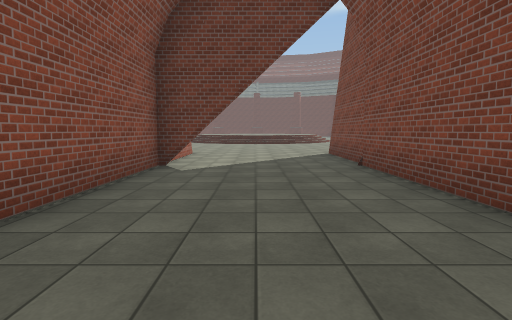
View 1 (above)

24 first-person views from a walk through a 3-D level made in the Unity game engine. The camera is 1.5 m above the floor, tilts 6° down and sees 85° across. The floor is counted in squares, 2 m on a side. Each view is taken from the middle of a square. On the plan, view 1 faces up. The plan holds only what a view shows up to about 10 squares ahead; the rest is blank. The place goes on beyond the plan. Surface patterns are stand-ins for the level's own textures.

View 2
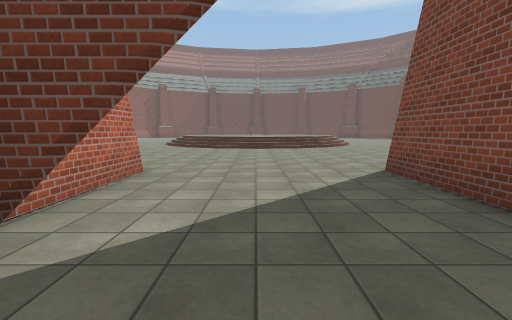

View 3
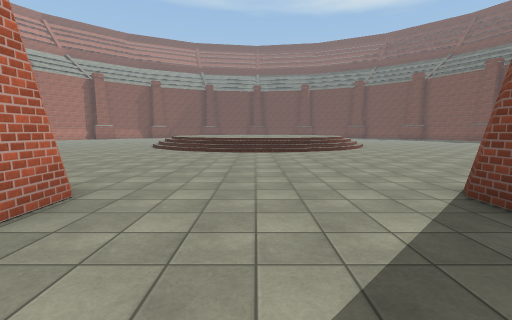

View 4
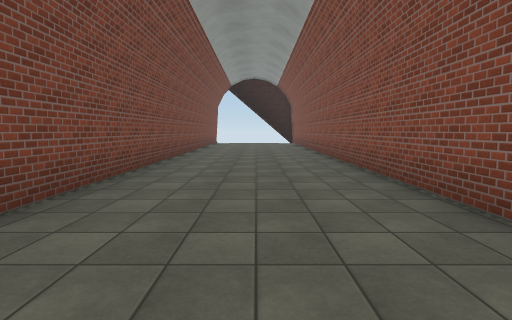

View 5
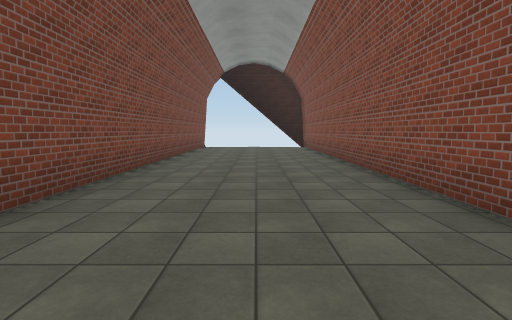

View 6
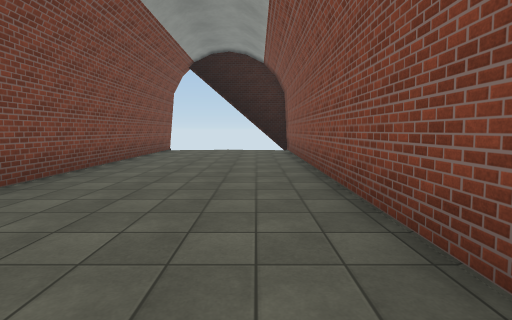

View 7
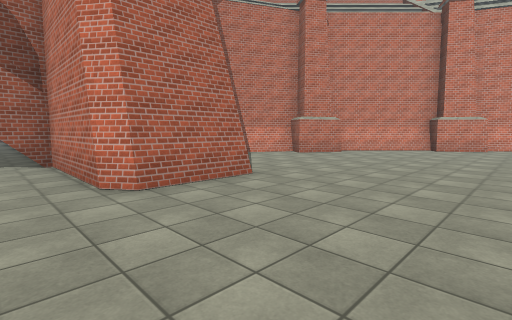

View 8
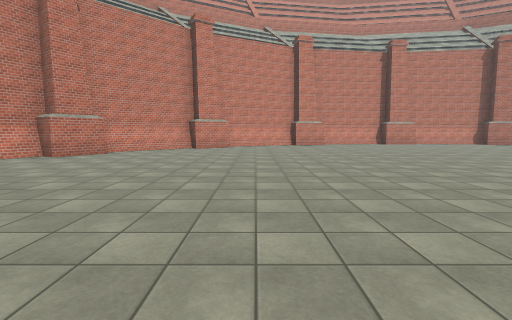

View 9
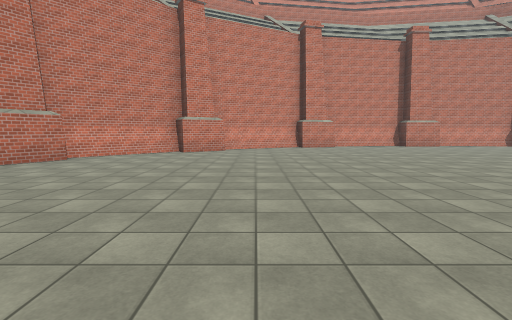

View 10
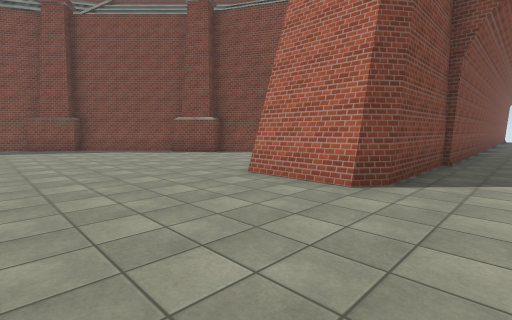

View 11
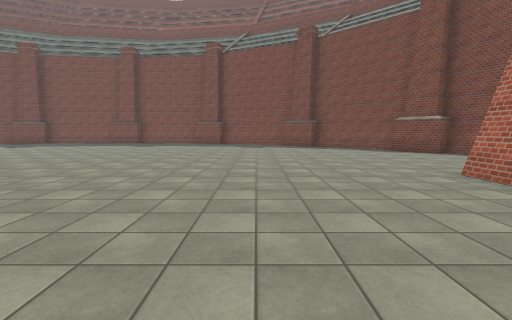

View 12
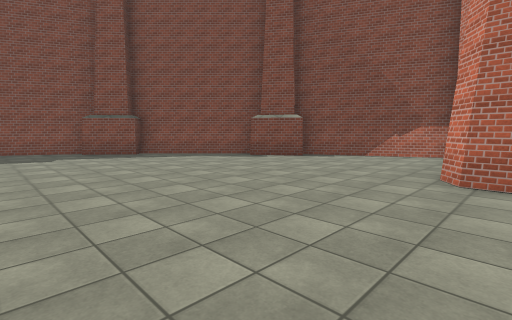

View 13
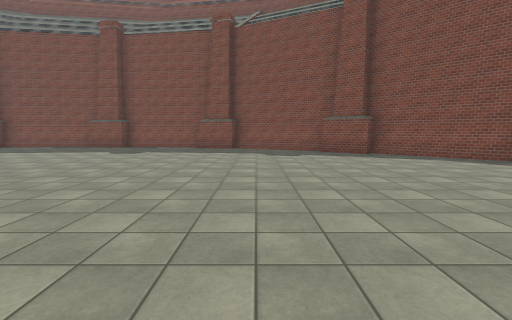

View 14
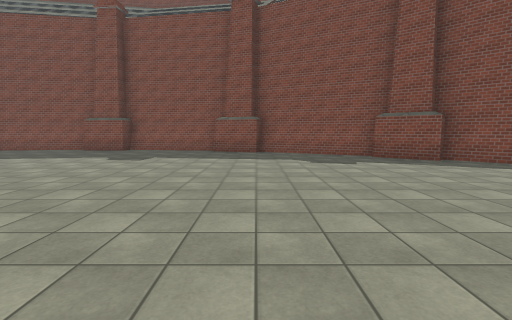

View 15
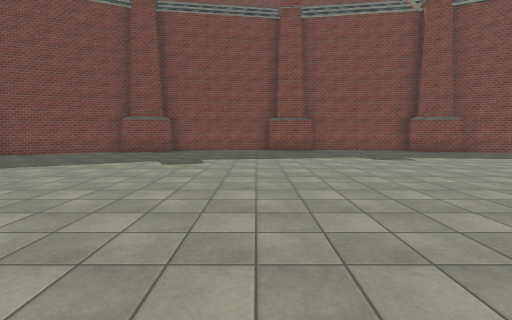

View 16
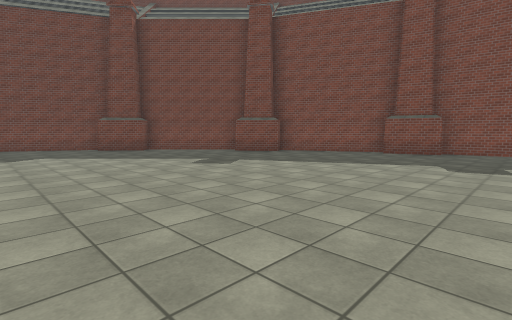

View 17
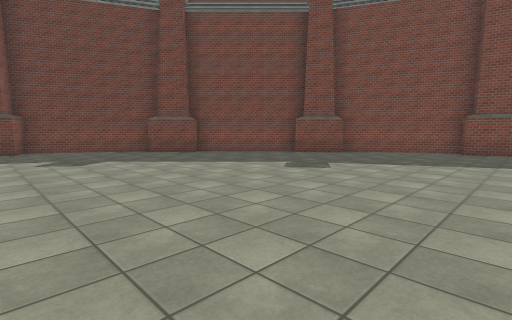

View 18
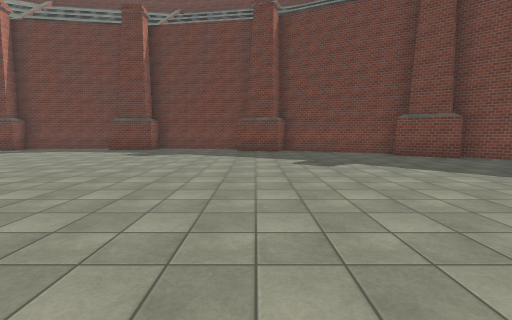

View 19
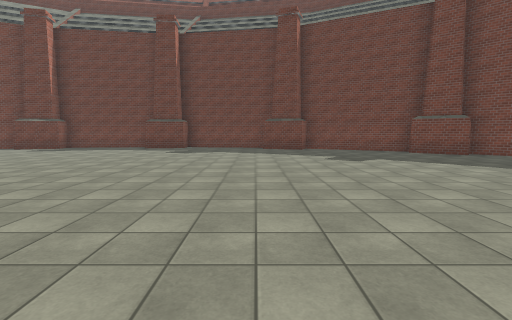

View 20
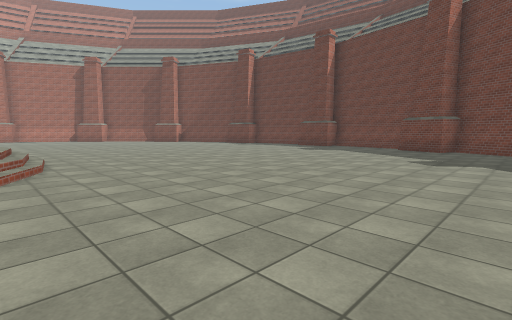

View 21
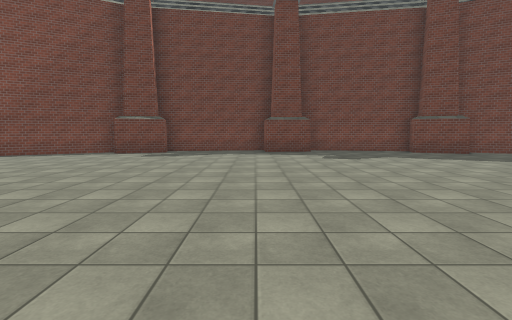

View 22
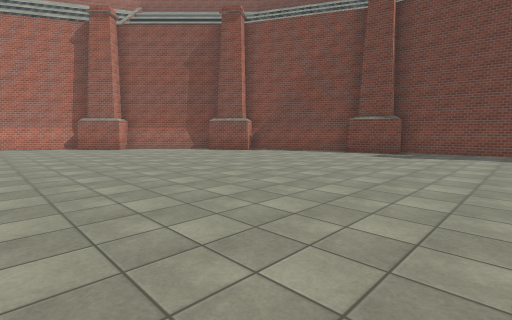

View 23
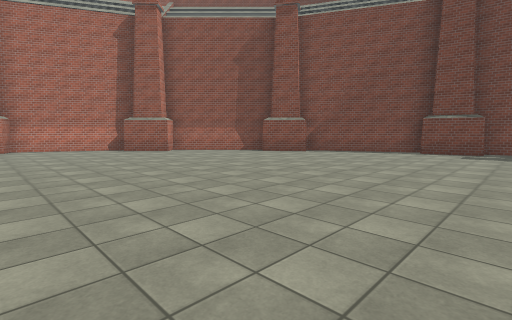

View 24
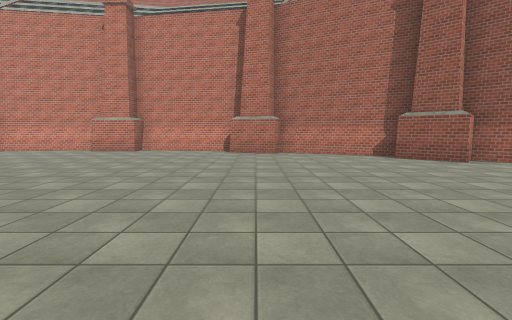

### Floor plan
Points are (right, up) in squares from view 1. A wall is a line through its corners. A room is listed if a view was taken in it or the views show most of it. See-through windows are left out.
Room 1 (views 1, 2, 3, 4, 5, 6, 7, 8, 9, 10, 11, 12, 13, 14, 15, 16, 17, 18, 19, 20, 21, 22, 23, 24)
walls: (-2, 9.1) (-2.2, -10); (-4.4, 9.5) (-2.5, 9.5) (-2, 8.8); (-1.1, 5.9) (-2.1, 5.9); (-2.2, 5.9) (-1.2, 5.9) (-1.7, 5.7); (-10.2, 8.2) (-8.8, 7.3) (-9.2, 6.7) (-7.4, 5.8); (8.9, 7.1) (10.3, 8.1); (-13.5, 11.9) (-12.6, 10.5) (-13.1, 10.2) (-10.6, 7.8); (5.7, 4.7) (9.3, 6.5); (10.7, 7.5) (13.3, 10.1); (13.1, 10.2) (12.8, 10.5) (13.9, 11.8); (14.2, 11.5) (15.9, 14.8) (15.5, 15) (16, 16.5); (15.9, 25) (15.4, 26.5) (16, 26.7) (14.4, 30); (13.8, 29.5) (12.8, 30.9); (16.8, 23.4) (16.5, 25.2); (1, 36.9) (-0.6, 36.8); (-14.1, 30.1) (-15.8, 26.8) (-15.1, 26.6) (-15.7, 25); (-12.4, 32) (-13, 31.4); (-12.6, 32.1) (-13.1, 31.5) (-12.5, 31) (-13.6, 29.8); (11.6, 33.1) (10.8, 33.9) (10.4, 33.4) (9.1, 34.5); (9.6, 34.9) (6.1, 36.6) (5.8, 35.9) (4.3, 36.4) (4.6, 37.1); (-1.4, 37.6) (-4.2, 37.2) (-4.1, 36.5) (-5.6, 36.1); (-5.7, 36.8) (-8.7, 35.2); (2.4, -10.1) (2.3, 8.8) (2.7, 9.5) (4.6, 9.5) (5, 8.9)
low walls: (-1.6, 6) (-2, 5.9); (5.7, 4.9) (9.2, 6.7); (10.5, 7.6) (13.1, 10.2); (16.6, 23.4) (16.3, 25.1)

Where each view was taken, in squares from view 1:
view 1: 0 up, 0 right, facing up
view 2: 4 up, 0 right, facing up
view 3: 6 up, 0 right, facing up
view 4: 6 up, 0 right, facing down
view 5: 2 up, 0 right, facing down
view 6: 0 up, 1 left, facing down
view 7: 13 up, 1 left, facing down-left
view 8: 13 up, 1 left, facing left
view 9: 13 up, 3 left, facing left
view 10: 13 up, 1 right, facing down-right
view 11: 13 up, 0 right, facing right
view 12: 14 up, 4 right, facing down-right
view 13: 14 up, 4 right, facing right
view 14: 15 up, 6 right, facing right
view 15: 22 up, 6 right, facing right
view 16: 23 up, 6 right, facing up-right
view 17: 25 up, 5 right, facing up-right
view 18: 26 up, 5 right, facing up
view 19: 25 up, 4 right, facing up
view 20: 25 up, 8 right, facing up-left
view 21: 27 up, 1 left, facing up
view 22: 27 up, 1 left, facing up-left
view 23: 26 up, 3 left, facing up-left
view 24: 26 up, 6 left, facing left
